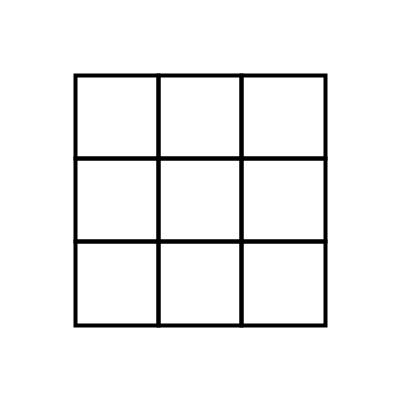
Frame 1 (no input)
Frame 60 (the mouse pressed at the canvas centre just before this capture): identical to frame 1, image omitted
Frame 120 (the mouse held since frame 60 and released just before this capture): identical to frame 1, image omitted

The Processing sketch that drew this single still picture (run headless with seeded random() and noise(); from frame 60 on, the mouse is pressed at the canvas centre):

// Processing sketch: tictactoe
// ── tictactoe.pde
Grid g;
boolean Xturn = true;

void setup(){
  size(400, 400);
  g = new Grid();
}

void draw(){
  background(255);
  g.show();
}

void mouseClicked(){
  for (Square s : g.squares){
    if (mouseX > s.x - s.d / 2 && mouseX < s.x + s.d / 2 && mouseY > s.y - s.d / 2 && mouseY < s.y + s.d / 2){
      if (Xturn){
        s.t = 'X';
        Xturn = false;
      } else {
        s.t = 'O';
        Xturn = true;
      }
      break;
    }
  }
}

// ── grid.pde
class Grid {
  float size = 250;
  ArrayList<Square> squares;
  Grid() {
    squares = new ArrayList<Square>();
    float d = size / 3;
    squares.add(new Square(width / 2 - d, height / 2 - d, d, ' '));
    squares.add(new Square(width / 2, height / 2 - d, d, ' '));
    squares.add(new Square(width / 2 + d, height / 2 - d, d, ' '));
    squares.add(new Square(width / 2 - d, height / 2, d, ' '));
    squares.add(new Square(width / 2, height / 2, d, ' '));
    squares.add(new Square(width / 2 + d, height / 2, d, ' '));
    squares.add(new Square(width / 2 - d, height / 2 + d, d, ' '));
    squares.add(new Square(width / 2, height / 2 + d, d, ' '));
    squares.add(new Square(width / 2 + d, height / 2 + d, d, ' '));
  }

  void show() {
    for (Square s : squares) {
      s.show();
    }
  }
}

// ── square.pde
class Square {
  float x, y, d;
  char t;
  int textSize = 32;

  Square(float x_, float y_, float d_, char t_) {
    x = x_;
    y = y_;
    d = d_;
    t = t_;
  }

  void show() {
    rectMode(CENTER);
    noFill();
    strokeWeight(4);
    stroke(0);
    rect(x, y, d, d);
    
    textAlign(CENTER, CENTER);
    textSize(textSize);
    fill(0);
    text(t, x, y);
  }
}
